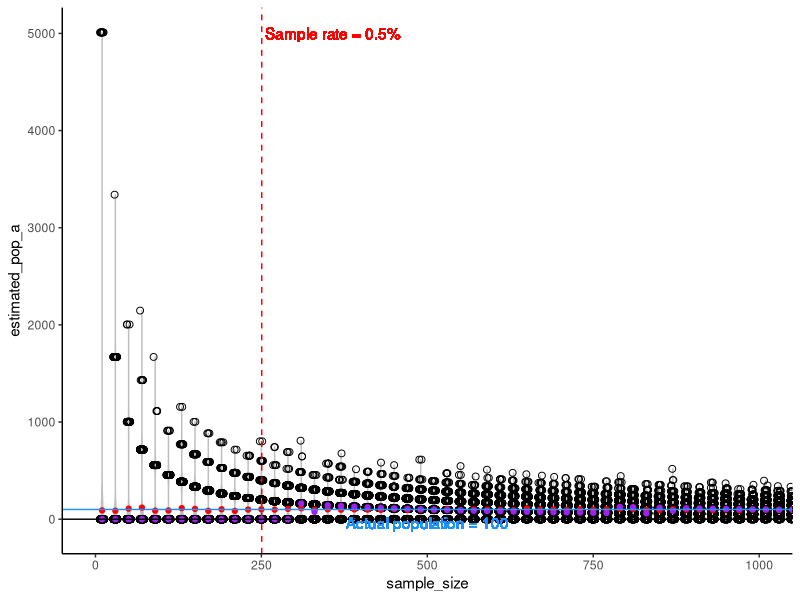
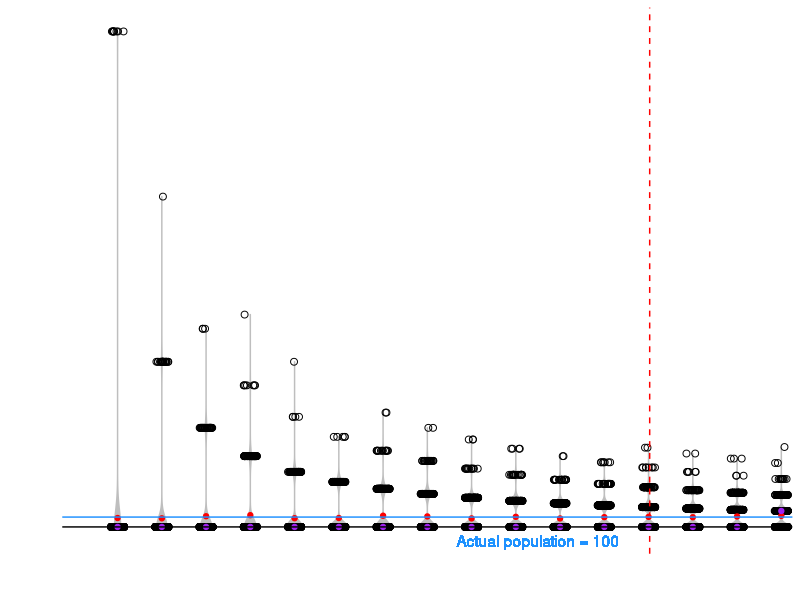

These figures' R source, in order: (Note: a time limit stopped this script after it produced the figures.)
## ---- chunk 1
knitr::opts_chunk$set(echo = TRUE)
library(ggplot2)
library(dplyr)
options(scipen = 1000000)
## ---- chunk 2

pop_a <- 100
pop_b <- 50000
n_catch <- sum(pop_a, pop_b)
fish_caught <- c(rep(1, pop_a), rep(0, pop_b))
true_prop <- pop_a / n_catch
min_sample_size <- 10
max_sample_size <- 5000
step_sample_size <- 20
n_reps_sample <- 500
sample_size <- rep(seq( min_sample_size , max_sample_size, by=step_sample_size), each= n_reps_sample)
actual_sample_rate <- 0.005 

# Get estimated proportion population a by sampling fish caught with repeated samples of various sample sizes
estimated_prop <- sapply( sample_size, function(x) {
                          sum(sample(fish_caught, size = x)) / x
                          }
        )

s <- data.frame(sample_size, estimated_prop)
s$estimated_pop_a <- s$estimated_prop * n_catch


s_sum <- s %>% group_by(sample_size) %>% summarise(mean_pop_a = mean(estimated_pop_a, na.rm=TRUE), 
                                                 median_pop_a = median(estimated_pop_a, na.rm=TRUE))
## ---- chunk 3

ggplot(data = s, aes( x = sample_size, y = estimated_pop_a)) +
  geom_violin(aes(group = sample_size), fill="gray", colour="gray")   +
  geom_point( aes( x = sample_size, y = estimated_pop_a), shape=1, size=2, position = position_jitter(width=3)) +
  geom_vline(aes(xintercept = actual_sample_rate * n_catch), colour="red", linetype=2) +
  geom_text(aes(x=actual_sample_rate * n_catch + 5, y=5000, label=paste0("Sample rate = ", actual_sample_rate*100, "%")), hjust = 0, colour="red") +
  geom_point(data = s_sum , aes(y=mean_pop_a, x=sample_size), colour="red") +
  geom_point(data = s_sum , aes(y=median_pop_a, x=sample_size), colour="purple") +
  geom_hline(aes(yintercept=0)) +
  geom_hline(aes(yintercept=pop_a), colour="dodgerblue") +
  geom_text(aes(x=500, y=pop_a-200, label=paste0("Actual population = ", pop_a)),vjust=0, colour="dodgerblue") + 
  coord_cartesian(xlim=c(0,1000)) +
  theme_classic()

## ---- chunk 4

ggplot(data = s, aes( x = sample_size, y = estimated_pop_a)) +
  geom_violin(aes(group = sample_size), fill="gray", colour="gray")   +
  geom_point( aes( x = sample_size, y = estimated_pop_a), shape=1, size=2, position = position_jitter(width=3)) +
  geom_vline(aes(xintercept = actual_sample_rate * n_catch), colour="red", linetype=2) +
  geom_text(aes(x=actual_sample_rate * n_catch + 5, y=50000, label=paste0("Sample rate = ", actual_sample_rate*100, "%")), hjust = 0, colour="red") +
  geom_point(data = s_sum , aes(y=mean_pop_a, x=sample_size), colour="red") +
  geom_point(data = s_sum , aes(y=median_pop_a, x=sample_size), colour="purple") +  
  geom_hline(aes(yintercept=0)) +
  geom_hline(aes(yintercept=pop_a), colour="dodgerblue") +
  geom_text(aes(x=200, y=pop_a-300, label=paste0("Actual population = ", pop_a)), vjust=0, colour="dodgerblue") + 
  coord_cartesian(xlim=c(0,300), ylim = c(-20,5000)) +
  theme_classic()

## ---- chunk 5

max_est <- max(s$estimated_pop_a)

ggplot(data = s, aes( x = sample_size, y = estimated_pop_a)) +
  #geom_violin(aes(group = sample_size), fill="gray", colour="gray")   +
  geom_point( aes( x = sample_size, y = estimated_pop_a), shape=1, size=2, position = position_jitter(width=3)) +
  geom_vline(aes(xintercept = actual_sample_rate * n_catch), colour="red", linetype=2) +
  geom_text(aes(x=actual_sample_rate * n_catch + 5, y=50000, label=paste0("Sample rate = ", actual_sample_rate*100, "%")), hjust = 0, colour="red") +  
  geom_point(data = s_sum , aes(y=mean_pop_a, x=sample_size), colour="red") +
  geom_point(data = s_sum , aes(y=median_pop_a, x=sample_size), colour="purple") +
  geom_hline(aes(yintercept=0)) +
  scale_y_log10() +
  geom_hline(aes(yintercept=pop_a), colour="dodgerblue") +
  geom_text(aes(x=200, y=pop_a, label=paste0("Actual population = ", pop_a)), vjust=0, colour="dodgerblue") + 
  coord_cartesian(xlim=c(0,1000)) +
  theme_classic()

## ---- chunk 6
max_est <- max(s$estimated_pop_a)

ggplot(data = s, aes( x = sample_size, y = estimated_pop_a)) +
  #geom_violin(aes(group = sample_size), fill="gray", colour="gray")   +
  geom_point( aes( x = sample_size, y = estimated_pop_a), shape=1, size=2, position = position_jitter(width=3)) +
  geom_vline(aes(xintercept = actual_sample_rate * n_catch), colour="red", linetype=2) +
  geom_text(aes(x=actual_sample_rate * n_catch + 5, y=50000, label=paste0("Sample rate = ", actual_sample_rate*100, "%")), hjust = 0, colour="red") +
  geom_hline(aes(yintercept=0)) +    
  geom_point(data = s_sum , aes(y=mean_pop_a, x=sample_size), colour="red") +
  geom_point(data = s_sum , aes(y=median_pop_a, x=sample_size), colour="purple") +  
  scale_y_log10()+
  geom_hline(aes(yintercept=pop_a), colour="dodgerblue") +
  geom_text(aes(x=200, y=pop_a, label=paste0("Actual population = ", pop_a)), vjust=0, colour="dodgerblue") + 
  coord_cartesian() +
  theme_classic()
